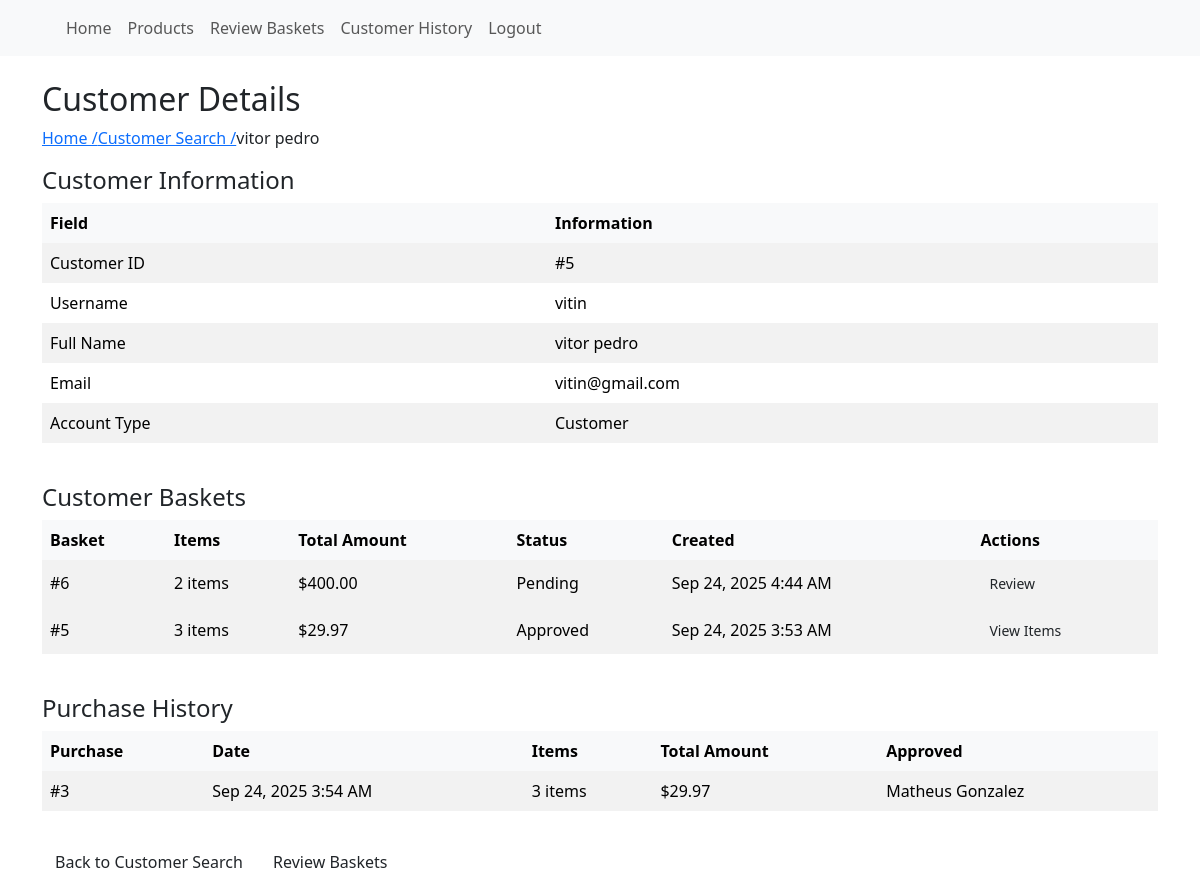
The page /staff/customers/5/ (signed in) on the database its author committed.
### store/models.py (models this page shows, shortened)
class UserProfile(models.Model):
    USER_TYPE_CHOICES = [
        ('customer', 'Customer'),
        ('staff', 'Staff'),
    ]
    user = models.OneToOneField(User, on_delete=models.CASCADE)
    user_type = models.CharField(max_length=10, choices=USER_TYPE_CHOICES, default='customer')
    def is_staff_member(self):
        return self.user_type == 'staff'

class Basket(models.Model):
    STATUS_CHOICES = [
        ('pending', 'Pending'),
        ('approved', 'Approved'),
        ('denied', 'Denied'),
    ]
    customer = models.ForeignKey(User, on_delete=models.CASCADE, related_name='baskets')
    created_date = models.DateTimeField(auto_now_add=True)
    status = models.CharField(max_length=10, choices=STATUS_CHOICES, default='pending')
    staff_reviewer = models.ForeignKey(User, on_delete=models.SET_NULL, null=True, blank=True, related_name='reviewed_baskets')
    review_date = models.DateTimeField(null=True, blank=True)
    review_comments = models.TextField(blank=True, help_text="Staff comments on basket review")
    def get_total_price(self):
        return sum(item.get_total_price() for item in self.basket_items.all())
    def get_total_items(self):
        return sum(item.quantity for item in self.basket_items.all())

class BasketItem(models.Model):
    basket = models.ForeignKey(Basket, on_delete=models.CASCADE, related_name='basket_items')
    product = models.ForeignKey(Product, on_delete=models.CASCADE)
    quantity = models.PositiveIntegerField(default=1)
    added_date = models.DateTimeField(auto_now_add=True)
    def get_total_price(self):
        return self.product.price * self.quantity
    class Meta:
        unique_together = ('basket', 'product')

class Product(models.Model):
    name = models.CharField(max_length=200)
    price = models.DecimalField(max_digits=10, decimal_places=2)
    created_date = models.DateTimeField(default=timezone.now)
    updated_date = models.DateTimeField(auto_now=True)
    @property
    def product_id(self):
        return f"PROD-{self.id:04d}"

class PurchaseHistory(models.Model):
    customer = models.ForeignKey(User, on_delete=models.CASCADE, related_name='purchase_history')
    basket = models.OneToOneField(Basket, on_delete=models.CASCADE)
    purchase_date = models.DateTimeField(auto_now_add=True)
    total_amount = models.DecimalField(max_digits=10, decimal_places=2)
    class Meta:
        ordering = ['-purchase_date']

### store/views.py (the view)
# urls.py: path('staff/customers/<int:pk>/', views.StaffCustomerDetailView.as_view(), name='customer-detail'),
class StaffCustomerDetailView(LoginRequiredMixin, StaffRequiredMixin, generic.DetailView):
    model = User
    template_name = 'staff/customer_detail.html'
    context_object_name = 'customer'
    def get_context_data(self, **kwargs):
        context = super().get_context_data(**kwargs)
        customer = self.get_object()
        context['purchase_history'] = PurchaseHistory.objects.filter(customer=customer)
        context['baskets'] = Basket.objects.filter(customer=customer).order_by('-created_date')
        return context

### store/views.py (called while the page is built)
    def test_func(self):
        try:
            return self.request.user.userprofile.user_type == 'staff'
        except:
            return False

### store/templates/staff/customer_detail.html (shortened to what this page needs)
{% extends 'master.html' %}
{% block content %}
<h2>Customer Details</h2>
<nav>
    <ol class="breadcrumb">
        <li><a href="{% url 'index' %}">Home /</a></li>
        <li><a href="{% url 'staff-customers' %}">Customer Search /</a></li>
        <li>{{ customer.get_full_name|default:customer.username }}</li>
    </ol>
</nav>
<div class="table-responsive">
    <h4>Customer Information</h4>
    <table class="table table-striped table-hover table-borderless align-middle">
        <thead class="table-light">
            <tr>
                <th>Field</th>
                <th>Information</th>
            </tr>
        </thead>
        <tbody class="table-group-divider">
            <tr>
                <td>Customer ID</td>
                <td>#{{ customer.id }}</td>
            </tr>
            <tr>
                <td>Username</td>
                <td>{{ customer.username }}</td>
            </tr>
            <tr>
                <td>Full Name</td>
                <td>{{ customer.get_full_name|default:"Not provided" }}</td>
            </tr>
            <tr>
                <td>Email</td>
                <td>{{ customer.email|default:"Not provided" }}</td>
            </tr>
            <tr>
                <td>Account Type</td>
                <td>{{ customer.userprofile.get_user_type_display }}</td>
            </tr>
        </tbody>
    </table>
</div>
{% if baskets %}
    <div class="table-responsive mt-4">
        <h4>Customer Baskets</h4>
        <table class="table table-striped table-hover table-borderless align-middle">
            <thead class="table-light">
                <tr>
                    <th>Basket</th>
                    <th>Items</th>
                    <th>Total Amount</th>
                    <th>Status</th>
                    <th>Created</th>
                    <th>Actions</th>
                </tr>
            </thead>
            <tbody class="table-group-divider">
                {% for basket in baskets %}
                    <tr>
                        <td>#{{ basket.id }}</td>
                        <td>{{ basket.get_total_items }} items</td>
                        <td>${{ basket.get_total_price }}</td>
                        <td>{{ basket.get_status_display }}</td>
                        <td>{{ basket.created_date|date:"M d, Y g:i A" }}</td>
                        <td>
                            {% if basket.status == 'pending' %}
                                <a href="{% url 'review-basket' basket.id %}" class="btn btn-sm">Review</a>
                            {% else %}
                                <button class="btn btn-sm" type="button" data-bs-toggle="collapse" data-bs-target="#basket-{{ basket.id }}">
                                    View Items</button>
                            {% endif %}
                        </td>
                    </tr>
                {% endfor %}
            </tbody>
        </table>
    </div>
{% endif %}
{% if purchase_history %}
    <div class="table-responsive mt-4">
        <h4>Purchase History</h4>
        <table class="table table-striped table-hover table-borderless align-middle">
            <thead class="table-light">
                <tr>
                    <th>Purchase</th>
                    <th>Date</th>
                    <th>Items</th>
                    <th>Total Amount</th>
                    <th>Approved</th>
                </tr>
            </thead>
            <tbody class="table-group-divider">
                {% for purchase in purchase_history %}
                    <tr>
                        <td>#{{ purchase.id }}</td>
                        <td>{{ purchase.purchase_date|date:"M d, Y g:i A" }}</td>
                        <td>{{ purchase.basket.get_total_items }} items</td>
                        <td>${{ purchase.total_amount }}</td>
                        <td>{{ purchase.basket.staff_reviewer.get_full_name|default:purchase.basket.staff_reviewer.username }}</td>
                    </tr>
                {% endfor %}
            </tbody>
        </table>
    </div>
{% endif %}
<div class="mt-3">
    <a href="{% url 'staff-customers' %}" class="btn">Back to Customer Search</a>
    <a href="{% url 'staff-baskets' %}" class="btn ">Review Baskets</a>
</div>
{% endblock %}

### rows shown on the page
Basket: id "6", get_total_items "2", get_total_price "400.00", status "Pending", created_date "Sep 24, 2025 4:44 AM", shows "Review"
Basket: id "5", get_total_items "3", get_total_price "29.97", status "Approved", created_date "Sep 24, 2025 3:53 AM"
PurchaseHistory: id "3", purchase_date "Sep 24, 2025 3:54 AM", basket.get_total_items "3", total_amount "29.97", basket.staff_reviewer.get_full_name "Matheus Gonzalez"

### other values the page prints
{{ p.label }} "Home" "Products" "Review Baskets" "Customer History" "Logout"
{{ customer.get_full_name|default:customer.username }} "vitor pedro"
{{ customer.id }} "5"
{{ customer.username }} "vitin"
{{ customer.get_full_name|default:"Not provided" }} "vitor pedro"
{{ customer.email|default:"Not provided" }} "vitin@gmail.com"
{{ customer.userprofile.get_user_type_display }} "Customer"
